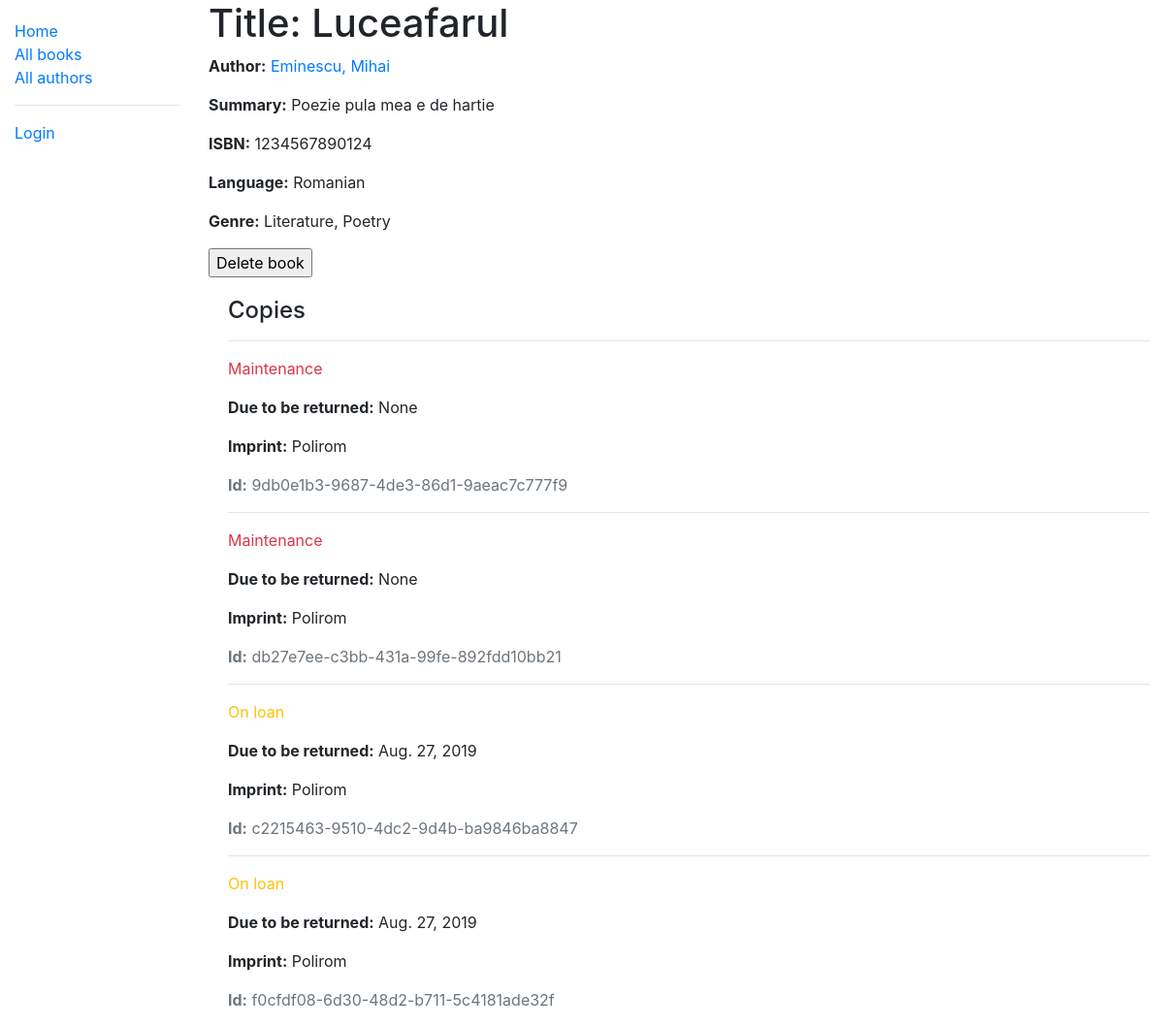
/catalog/book/2, run on the app's committed database.
### catalog/models.py (models this page shows, shortened)
class Book(models.Model):
    title = models.CharField(max_length=200)
    author = models.ForeignKey('Author', on_delete=models.SET_NULL, null=True)
    language = models.ForeignKey('Language', on_delete=models.SET_NULL, null=True)
    summary = models.TextField(max_length=1000, help_text='Enter a brief description of the book')
    isbn = models.CharField('ISBN', max_length=13, help_text='13 Character <a href="https://www.isbn-international.org/content/what-isbn">ISBN number</a>')
    genre = models.ManyToManyField(Genre, help_text='Select a genre for this book')
    def get_absolute_url(self):
        return reverse('book-detail', args=[str(self.id)])
    def display_genre(self):
        """Create a string for the Genre. This is required to display genre in Admin."""
        return ', '.join(genre.name for genre in self.genre.all()[:3])
    display_genre.short_description = 'Genre'

class Author(models.Model):
    first_name = models.CharField(max_length=100)
    last_name = models.CharField(max_length=100)
    date_of_birth = models.DateField(null=True, blank=True)
    date_of_death = models.DateField('Died', null=True, blank=True)
    class Meta:
        ordering = ['last_name']
    def __str__(self):
        return f'{self.last_name}, {self.first_name}'
    class Meta:
        ordering = ['last_name']

class Language(models.Model):
    name = models.CharField(max_length=200, help_text="Enter the book's natural language (e.g. English, French, Japanese etc.)")
    def __str__(self):
        return self.name

class Genre(models.Model):
	name = models.CharField(max_length=200, help_text='Enter a book genre (e.g. Science Fiction)')
	def __str__(self):
		return self.name

class BookInstance(models.Model):
    id = models.UUIDField(primary_key=True, default=uuid.uuid4, help_text='Unique ID for this particular book across whole library')
    book = models.ForeignKey('Book', on_delete=models.SET_NULL, null=True)
    imprint = models.CharField(max_length=200)
    due_back = models.DateField(null=True, blank=True)
    borrower = models.ForeignKey(User, on_delete=models.SET_NULL, null=True, blank=True)
    LOAN_STATUS = (
        ('m', 'Maintenance'),
        ('o', 'On loan'),
        ('a', 'Available'),
        ('r', 'Reserved'),
    )
    status = models.CharField(
        max_length=1,
        choices=LOAN_STATUS,
        blank=True,
        default='m',
        help_text='Book availability',
    )
    class Meta:
        ordering = ['due_back']
        permissions = (('can_mark_returned', 'Set book as returned'),)

### catalog/views.py (the view)
# urls.py: path('book/<int:pk>', views.BookDetailView.as_view(), name='book-detail'),
class BookDetailView(generic.DetailView):
    model = Book

### catalog/templates/catalog/book_detail.html
{% extends "base_generic.html" %}
{% block content %}
  <h1>Title: {{ book.title }}</h1>
  <p><strong>Author:</strong> <a href="{% url 'author-detail' book.author.pk %}">{{ book.author }}</a></p>
  <p><strong>Summary:</strong> {{ book.summary }}</p>
  <p><strong>ISBN:</strong> {{ book.isbn }}</p>
  <p><strong>Language:</strong> {{ book.language }}</p>
  <p><strong>Genre:</strong> {% for genre in book.genre.all %} {{ genre }}{% if not forloop.last %}, {% endif %}{% endfor %}</p>
  <p><strong>
      <form action="{{ book.get_absolute_url }}/delete" method="get">
        <input type="submit" value="Delete book">
    </form>
  </strong></p>
  <div style="margin-left:20px;margin-top:20px">
    <h4>Copies</h4>
    {% for copy in book.bookinstance_set.all %}
      <hr>
      <p class="{% if copy.status == 'a' %}text-success{% elif copy.status == 'm' %}text-danger{% else %}text-warning{% endif %}">{{ copy.get_status_display }}</p>
      {% if copy.status != 'a' %}
        <p><strong>Due to be returned:</strong> {{copy.due_back}}</p>
      {% endif %}
      <p><strong>Imprint:</strong> {{copy.imprint}}</p>
      <p class="text-muted"><strong>Id:</strong> {{copy.id}}</p>
    {% endfor %}
  </div>
{% endblock %}

### data on the page
Book: title "Luceafarul", author "Eminescu, Mihai", summary "Poezie pula mea e de hartie", isbn "1234567890124", language "Romanian"
Genre: name "Literature"
Genre: name "Poetry"
BookInstance: status "Maintenance", due_back "None", imprint "Polirom", id "9db0e1b3-9687-4de3-86d1-9aeac7c777f9"
BookInstance: status "Maintenance", due_back "None", imprint "Polirom", id "db27e7ee-c3bb-431a-99fe-892fdd10bb21"
BookInstance: status "On loan", due_back "Aug. 27, 2019", imprint "Polirom", id "c2215463-9510-4dc2-9d4b-ba9846ba8847"
BookInstance: status "On loan", due_back "Aug. 27, 2019", imprint "Polirom", id "f0cfdf08-6d30-48d2-b711-5c4181ade32f"
